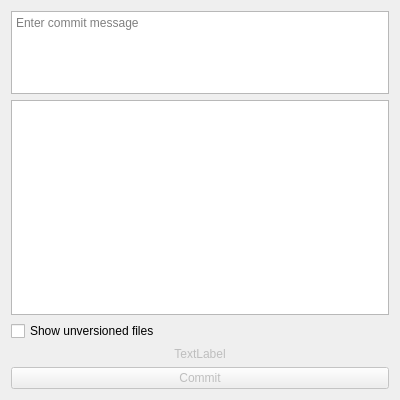
<?xml version="1.0" encoding="UTF-8"?>
<ui version="4.0">
 <class>Dialog</class>
 <widget class="QDialog" name="Dialog">
  <property name="geometry">
   <rect>
    <x>0</x>
    <y>0</y>
    <width>400</width>
    <height>400</height>
   </rect>
  </property>
  <property name="sizePolicy">
   <sizepolicy hsizetype="Expanding" vsizetype="Expanding">
    <horstretch>0</horstretch>
    <verstretch>0</verstretch>
   </sizepolicy>
  </property>
  <property name="windowTitle">
   <string>svn-commit-tool</string>
  </property>
  <layout class="QVBoxLayout" name="verticalLayout">
   <item>
    <widget class="QPlainTextEdit" name="plainTextEdit">
     <property name="sizePolicy">
      <sizepolicy hsizetype="Minimum" vsizetype="Preferred">
       <horstretch>0</horstretch>
       <verstretch>1</verstretch>
      </sizepolicy>
     </property>
     <property name="minimumSize">
      <size>
       <width>0</width>
       <height>83</height>
      </size>
     </property>
     <property name="tabChangesFocus">
      <bool>true</bool>
     </property>
     <property name="documentTitle">
      <string/>
     </property>
     <property name="placeholderText">
      <string>Enter commit message</string>
     </property>
    </widget>
   </item>
   <item>
    <widget class="QListWidget" name="listWidget">
     <property name="sizePolicy">
      <sizepolicy hsizetype="Expanding" vsizetype="Expanding">
       <horstretch>0</horstretch>
       <verstretch>3</verstretch>
      </sizepolicy>
     </property>
     <property name="font">
      <font>
       <family>Monaco</family>
       <pointsize>10</pointsize>
      </font>
     </property>
     <property name="contextMenuPolicy">
      <enum>Qt::CustomContextMenu</enum>
     </property>
     <property name="acceptDrops">
      <bool>true</bool>
     </property>
     <property name="selectionMode">
      <enum>QAbstractItemView::SingleSelection</enum>
     </property>
     <property name="textElideMode">
      <enum>Qt::ElideMiddle</enum>
     </property>
    </widget>
   </item>
   <item>
    <widget class="QCheckBox" name="showUnversionedCheckBox">
     <property name="text">
      <string>Show unversioned files</string>
     </property>
    </widget>
   </item>
   <item>
    <widget class="QLabel" name="statusLabel">
     <property name="enabled">
      <bool>false</bool>
     </property>
     <property name="text">
      <string>TextLabel</string>
     </property>
     <property name="textFormat">
      <enum>Qt::PlainText</enum>
     </property>
     <property name="alignment">
      <set>Qt::AlignCenter</set>
     </property>
    </widget>
   </item>
   <item>
    <widget class="QPushButton" name="commitButton">
     <property name="enabled">
      <bool>false</bool>
     </property>
     <property name="text">
      <string>Commit</string>
     </property>
     <property name="default">
      <bool>true</bool>
     </property>
    </widget>
   </item>
  </layout>
 </widget>
 <layoutdefault spacing="6" margin="11"/>
 <tabstops>
  <tabstop>plainTextEdit</tabstop>
  <tabstop>listWidget</tabstop>
  <tabstop>commitButton</tabstop>
 </tabstops>
 <resources/>
 <connections/>
</ui>
